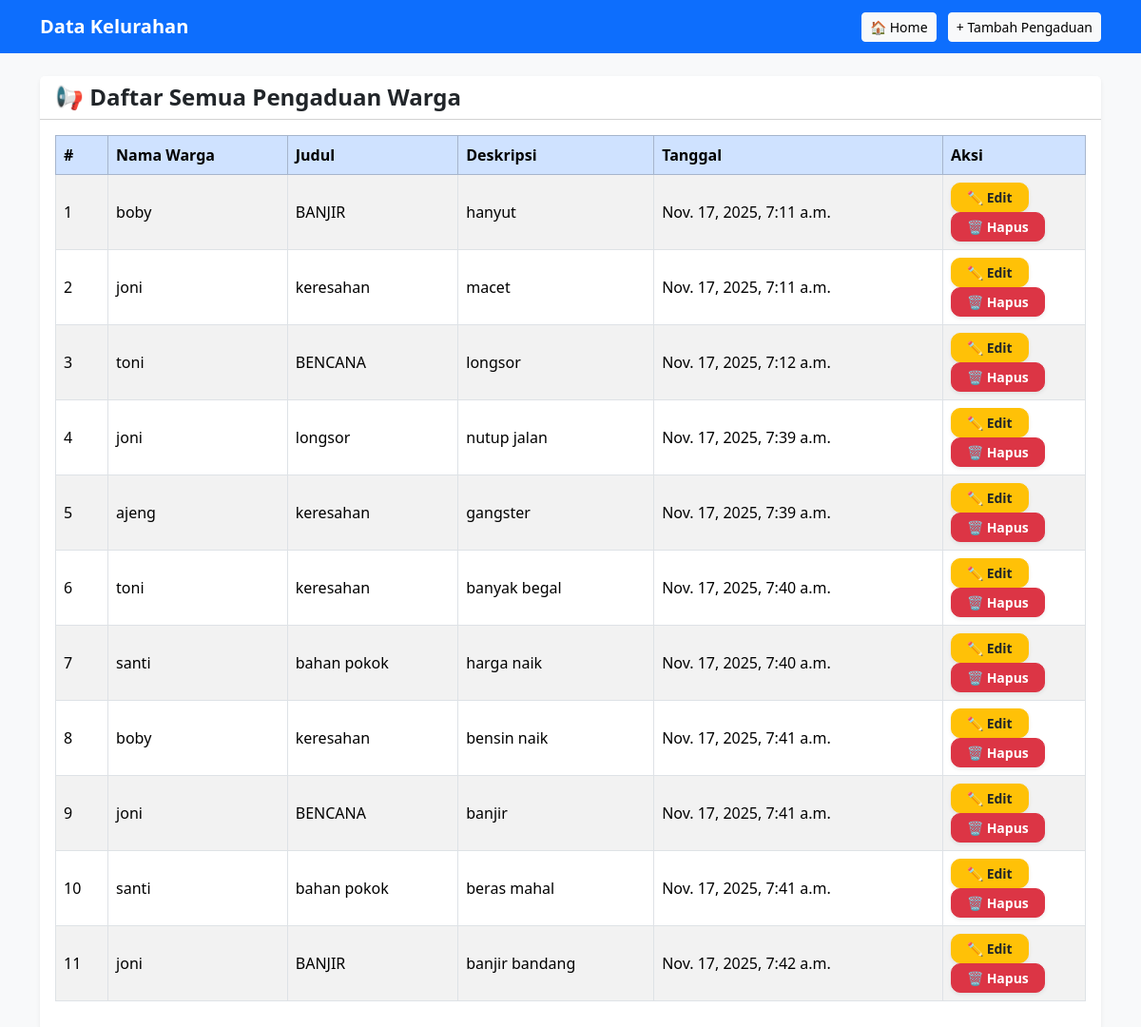
The page /warga/pengaduan/ on the database its author committed.
### warga/models.py (models this page shows, shortened)
class Pengaduan(models.Model):
    STATUS_CHOICES = [
        ('BARU', 'Baru'),
        ('DIPROSES', 'Diproses'),
        ('SELESAI', 'Selesai'),
    ]
    warga       = models.ForeignKey(
                    'Warga',            # atau 'warga.Warga' kalau beda app
                    on_delete=models.CASCADE,
                    related_name='pengaduan'
                  )
    judul       = models.CharField(max_length=100)
    deskripsi   = models.TextField()
    tanggal     = models.DateTimeField(auto_now_add=True)
    status      = models.CharField(max_length=20,choices=STATUS_CHOICES, default='BARU')

class Warga(models.Model):
    nik          = models.CharField(max_length=16, unique=True)
    nama_lengkap = models.CharField(max_length=120)
    alamat       = models.TextField()
    no_telepon   = models.CharField(max_length=15, blank=True)  # ← baru
    tanggal        = models.DateField(auto_now_add=True)   # ← kolom baru

### warga/views.py (the view)
# urls.py: path('pengaduan/', PengaduanListView.as_view(), name='pengaduan-list'), # ⚠️ name='pengaduan-list'
class PengaduanListView(ListView):
    model = Pengaduan
    template_name = 'warga/pengaduan_list.html'
    context_object_name = 'pengaduan_list'

### warga/templates/warga/pengaduan_list.html (shortened to what this page needs)
{% load static %}
<!DOCTYPE html>
<html lang="id">
<head>
    <link href="https://cdn.jsdelivr.net/npm/bootstrap@5.3.2/dist/css/bootstrap.min.css" rel="stylesheet">
</head>
<body class="bg-light">
<nav class="navbar navbar-expand-lg navbar-dark bg-primary">
    <div class="container">
        <a class="navbar-brand fw-bold" href="#">Data Kelurahan</a>
        <div>
            <a href="{% url 'warga-list' %}" class="btn btn-light btn-sm me-2">🏠 Home</a>
            <a href="{% url 'pengaduan-tambah' %}" class="btn btn-light btn-sm">+ Tambah Pengaduan</a>
        </div>
    </div>
</nav>
<div class="container mt-4">
    <div class="card shadow-sm border-0">
        <div class="card-header bg-white">
            <h4 class="m-0 fw-bold">📢 Daftar Semua Pengaduan Warga</h4>
        </div>
        <div class="card-body">
            {% if pengaduan_list %}
                <table class="table table-bordered table-striped align-middle">
                    <thead class="table-primary">
                        <tr>
                            <th>#</th>
                            <th>Nama Warga</th>
                            <th>Judul</th>
                            <th>Deskripsi</th>
                            <th>Tanggal</th>
                            <th style="width:150px;">Aksi</th>
                        </tr>
                    </thead>
                    <tbody>
                        {% for p in pengaduan_list %}
                        <tr>
                            <td>{{ forloop.counter }}</td>
                            <td>{{ p.warga.nama_lengkap }}</td>
                            <td>{{ p.judul }}</td>
                            <td>{{ p.deskripsi|truncatechars:40 }}</td>
                            <td>{{ p.tanggal }}</td>
                            <td>
                                <a href="{% url 'pengaduan-edit' p.pk %}"
                                   class="btn btn-sm btn-warning text-dark fw-semibold px-3 me-1 shadow-sm"
                                   style="border-radius: 10px;">
                                    ✏️ Edit
                                </a>
                                <a href="{% url 'pengaduan-hapus' p.pk %}"
                                   class="btn btn-sm btn-danger fw-semibold px-3 shadow-sm"
                                   style="border-radius: 10px;">
                                    🗑️ Hapus
                                </a>
                            </td>
                        </tr>
                        {% endfor %}
                    </tbody>
                </table>
            {% else %}
                <div class="alert alert-info">
                    Belum ada pengaduan yang dibuat.
                </div>
            {% endif %}
        </div>
    </div>
</div>
</body>
</html>

### rows shown on the page
Pengaduan: warga.nama_lengkap "boby", judul "BANJIR", deskripsi "hanyut", tanggal "Nov. 17, 2025, 7:11 a.m."
Pengaduan: warga.nama_lengkap "joni", judul "keresahan", deskripsi "macet", tanggal "Nov. 17, 2025, 7:11 a.m."
Pengaduan: warga.nama_lengkap "toni", judul "BENCANA", deskripsi "longsor", tanggal "Nov. 17, 2025, 7:12 a.m."
Pengaduan: warga.nama_lengkap "joni", judul "longsor", deskripsi "nutup jalan", tanggal "Nov. 17, 2025, 7:39 a.m."
Pengaduan: warga.nama_lengkap "ajeng", judul "keresahan", deskripsi "gangster", tanggal "Nov. 17, 2025, 7:39 a.m."
Pengaduan: warga.nama_lengkap "toni", judul "keresahan", deskripsi "banyak begal", tanggal "Nov. 17, 2025, 7:40 a.m."
Pengaduan: warga.nama_lengkap "santi", judul "bahan pokok", deskripsi "harga naik", tanggal "Nov. 17, 2025, 7:40 a.m."
Pengaduan: warga.nama_lengkap "boby", judul "keresahan", deskripsi "bensin naik", tanggal "Nov. 17, 2025, 7:41 a.m."
Pengaduan: warga.nama_lengkap "joni", judul "BENCANA", deskripsi "banjir", tanggal "Nov. 17, 2025, 7:41 a.m."
Pengaduan: warga.nama_lengkap "santi", judul "bahan pokok", deskripsi "beras mahal", tanggal "Nov. 17, 2025, 7:41 a.m."
Pengaduan: warga.nama_lengkap "joni", judul "BANJIR", deskripsi "banjir bandang", tanggal "Nov. 17, 2025, 7:42 a.m."
